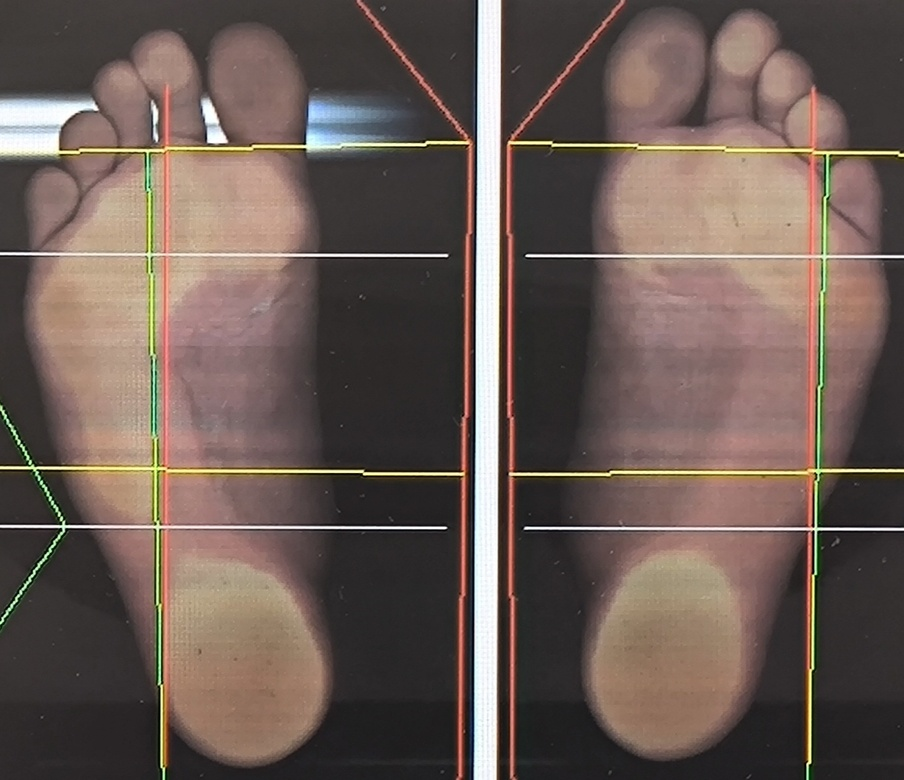
#> input picture 1752497179693.jpg, 904 x 780 px, shrunk from 1219 x 1052 before the run
$ python main.py
#> lines starting #> are read from the running program, lines starting #| are printed output that depends on the picture; after the words box and inside, x2 and y2 are one past the last pixel; in counts of white or black regions, pixels touching at a corner belong together
import cv2
import numpy as np

# Загрузка изображения
image = cv2.imread('1752497179693.jpg')
#> image is the input picture: shape (780, 904, 3); mean B, G, R 84.7, 91.7, 107.2
gray = cv2.cvtColor(image, cv2.COLOR_BGR2GRAY)
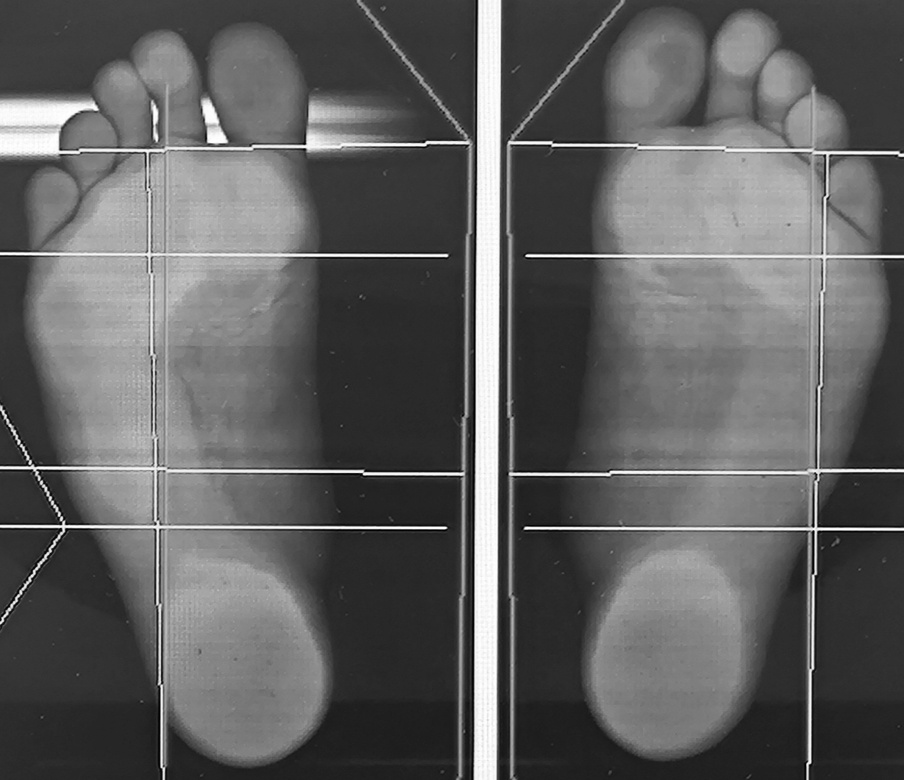
#> gray: shape (780, 904); min 0, max 255, mean 95.5

# Улучшение контраста
clahe = cv2.createCLAHE(clipLimit=2.0, tileGridSize=(8, 8))
gray = clahe.apply(gray)
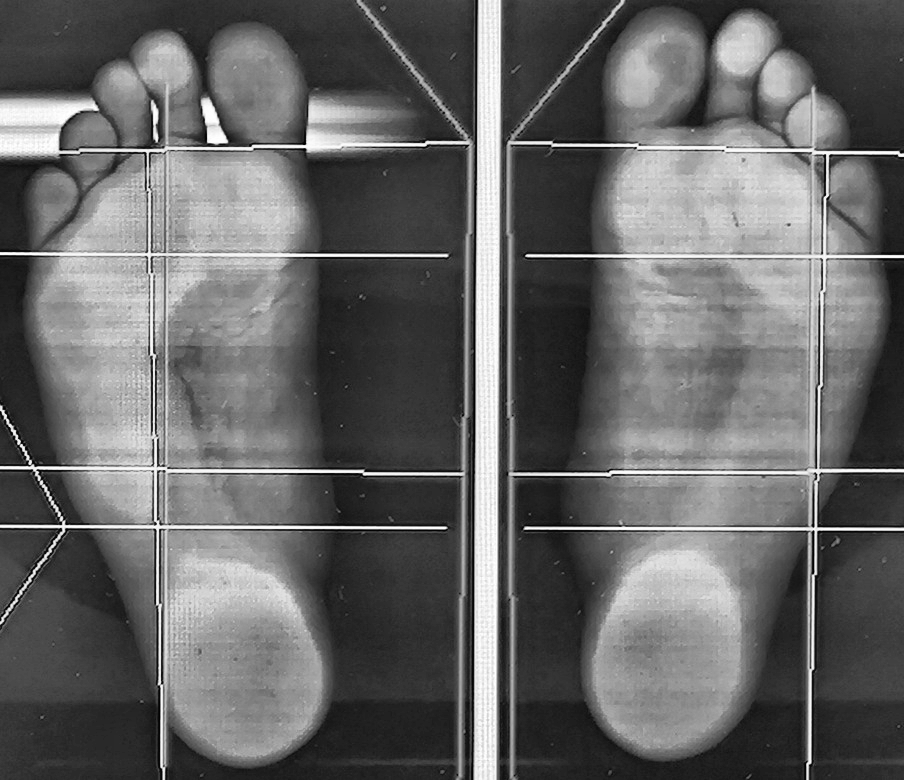
#> gray: shape (780, 904); min 1, max 255, mean 102.2

# Бинаризация
_, binary = cv2.threshold(gray, 0, 255, cv2.THRESH_BINARY_INV + cv2.THRESH_OTSU)
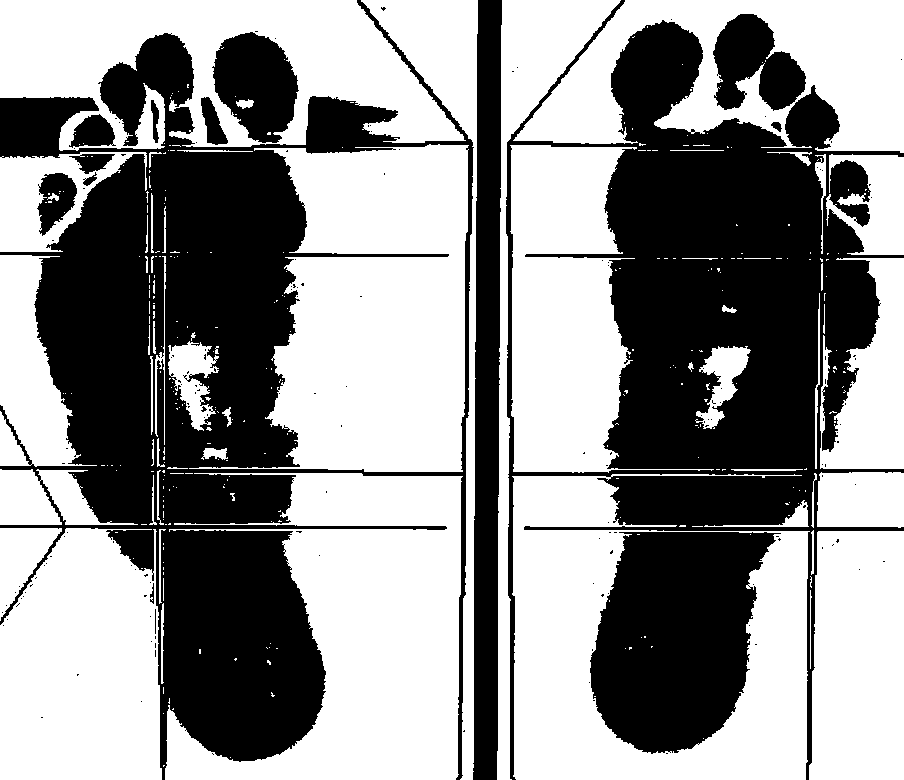
#> binary: shape (780, 904); 56.8% white; 161 black regions (146 under 20 px), largest, box (x1, y1, x2, y2) and area: (0, 0, 474, 780) 134536, (506, 0, 904, 780) 104112, (590, 532, 781, 754) 30401

# Удаление шума
binary = cv2.medianBlur(binary, 5)
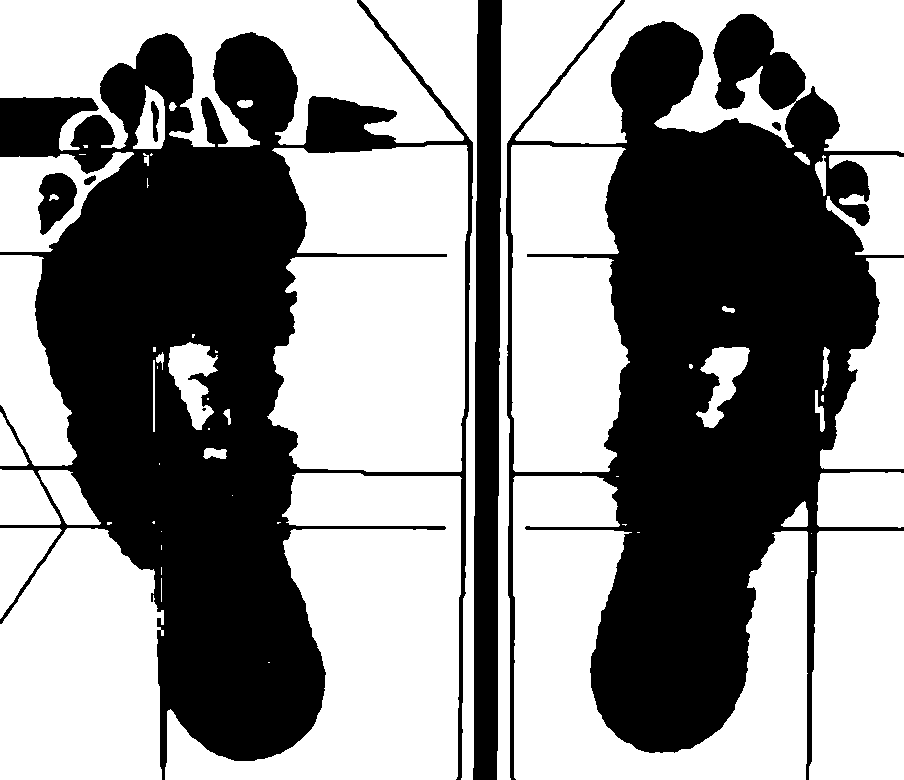
#> binary: shape (780, 904); 56% white; 8 black regions (1 under 20 px)


# Нахождение контуров
contours, _ = cv2.findContours(binary, cv2.RETR_EXTERNAL, cv2.CHAIN_APPROX_SIMPLE)
#> contours = 62 contours, 27 with area under 20; largest, box (x1, y1, x2, y2) and area: (267, 145, 468, 472) 55375, (165, 473, 462, 780) 50624, (513, 476, 808, 780) 46810, (515, 0, 904, 153) 36432, (0, 0, 464, 151) 35990
max_contour = max(contours, key=cv2.contourArea)
#> max_contour = contour of 267 points, box (x1, y1, x2, y2) (267, 145, 468, 472), area 55375

# Получение описанного прямоугольника вокруг стопы
x, y, w, h = cv2.boundingRect(max_contour)
#> x = 267; y = 145; w = 201; h = 327
cv2.rectangle(image, (x, y), (x + w, y + h), (0, 255, 0), 2)
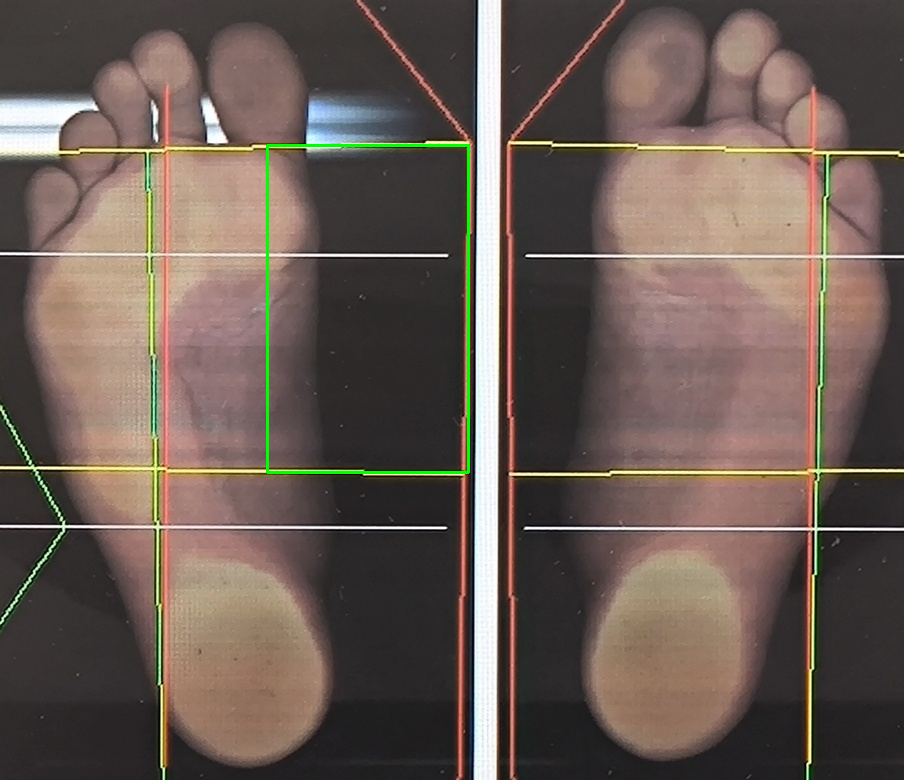
#> image: shape (780, 904, 3); 0.45% of pixels changed, all inside (x1, y1, x2, y2) = (266, 144, 470, 474)

cv2.imshow("Binary image", image)

cv2.waitKey(0)
cv2.destroyAllWindows()

# cv2.imshow('Detected Points', image)
# cv2.waitKey(0)
# cv2.destroyAllWindows()

$ run again, with 1752497179692.jpg copied over 1752497179693.jpg
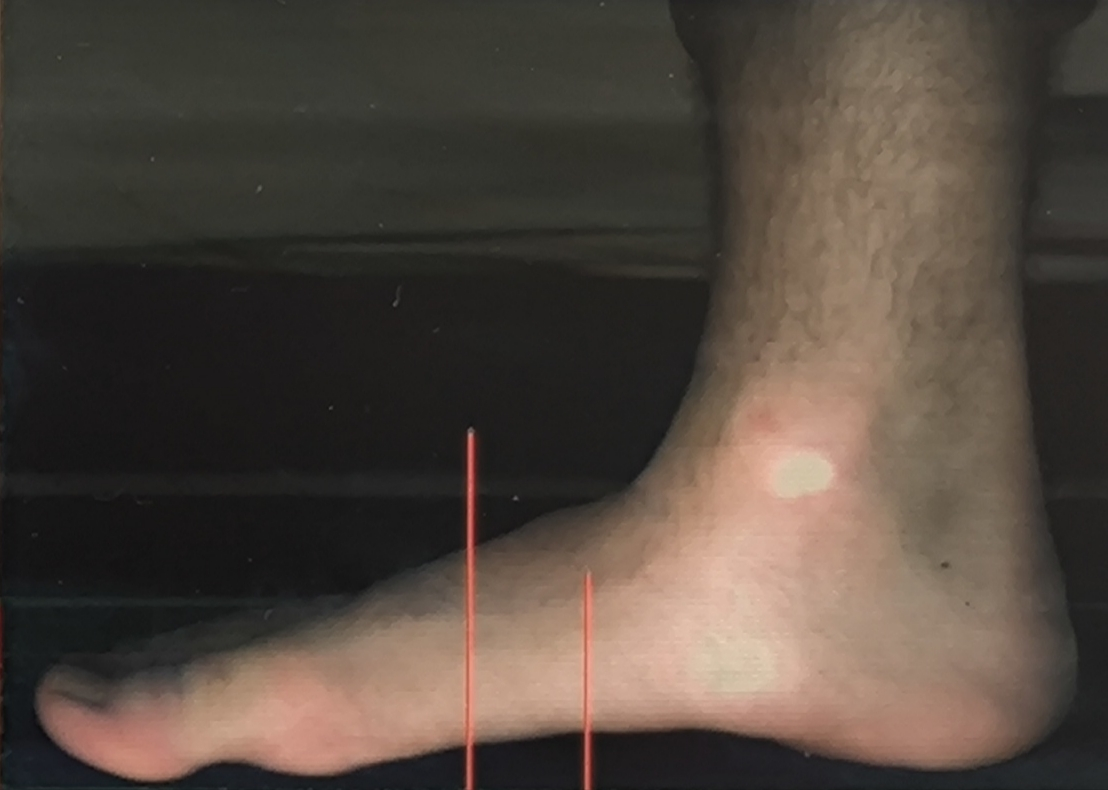
#> input picture 1752497179692.jpg, 1108 x 790 px
#> image is the input picture: shape (790, 1108, 3); mean B, G, R 62.3, 70.9, 81.5
#> `binary = cv2.medianBlur(binary, 5)`:
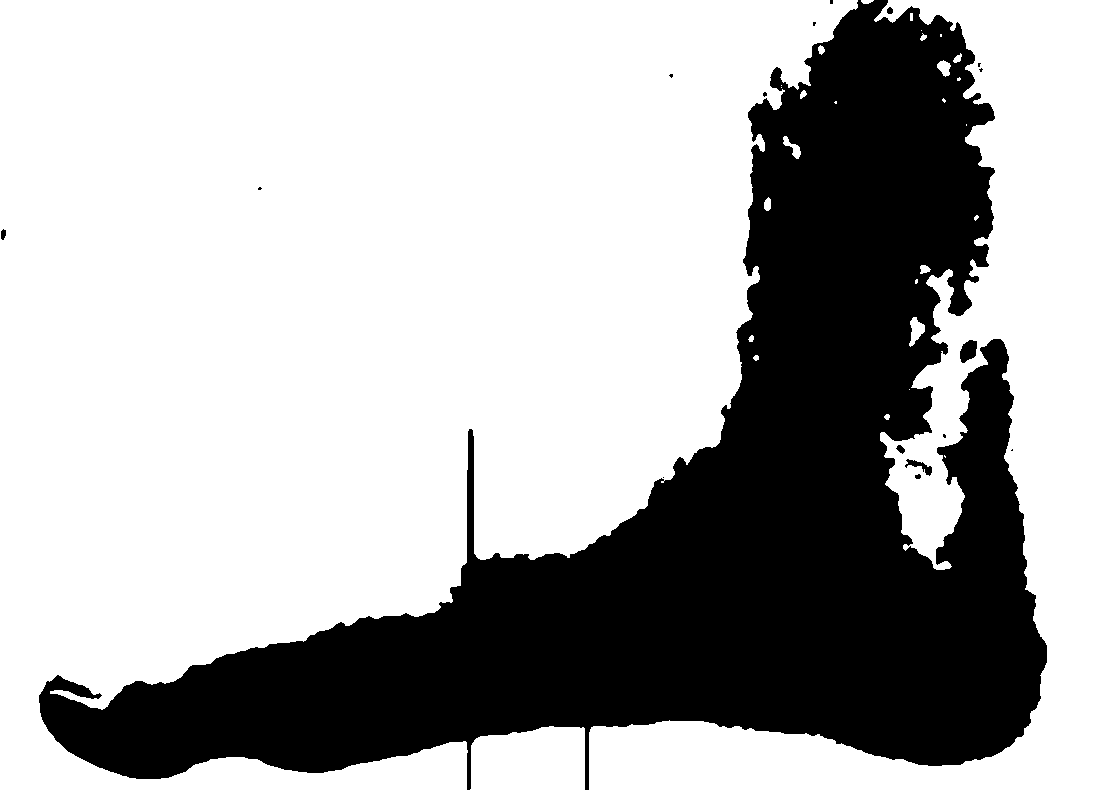
#> binary: shape (790, 1108); 68.2% white; 17 black regions (10 under 20 px)
#> contours = 29 contours, 15 with area under 20; largest, box (x1, y1, x2, y2) and area: (0, 0, 858, 790) 468930, (589, 0, 1108, 790) 116279, (470, 726, 585, 790) 6523, (909, 317, 925, 347) 232, (783, 136, 801, 159) 131
#> max_contour = contour of 1088 points, box (x1, y1, x2, y2) (0, 0, 858, 790), area 468930
#> x = 0; w = 858; h = 790
#> `cv2.rectangle(image, (x, y), (x + w, y + h), (0, 255, 0), 2)`:
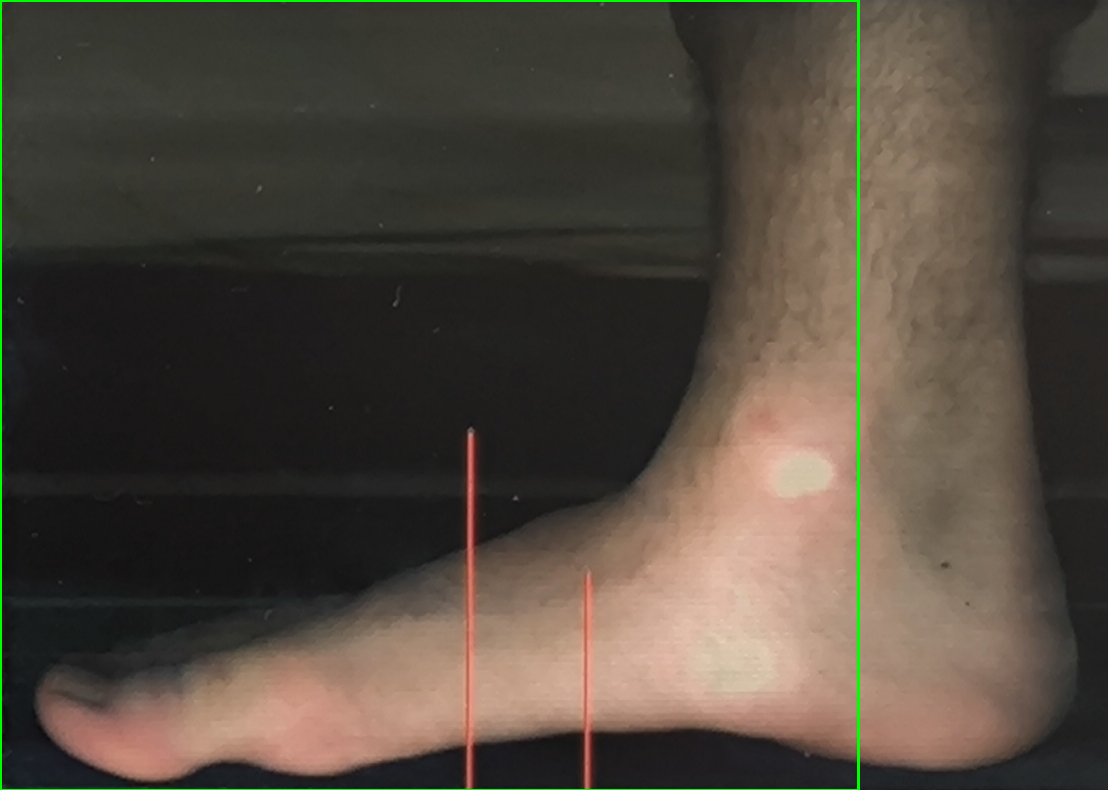
#> image: shape (790, 1108, 3); 0.74% of pixels changed, all inside (x1, y1, x2, y2) = (0, 0, 860, 790)

$ run again, with 1752497179695.jpg copied over 1752497179693.jpg
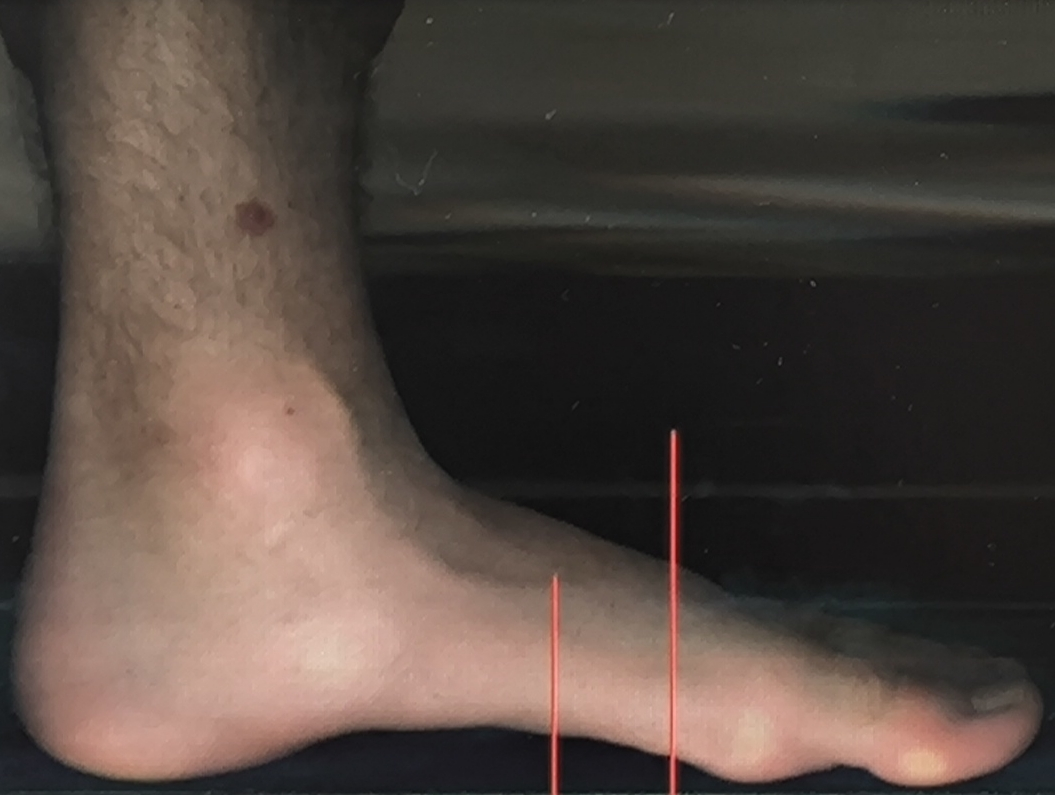
#> input picture 1752497179695.jpg, 1055 x 795 px
#> image is the input picture: shape (795, 1055, 3); mean B, G, R 64, 70.7, 82.5
#> `binary = cv2.medianBlur(binary, 5)`:
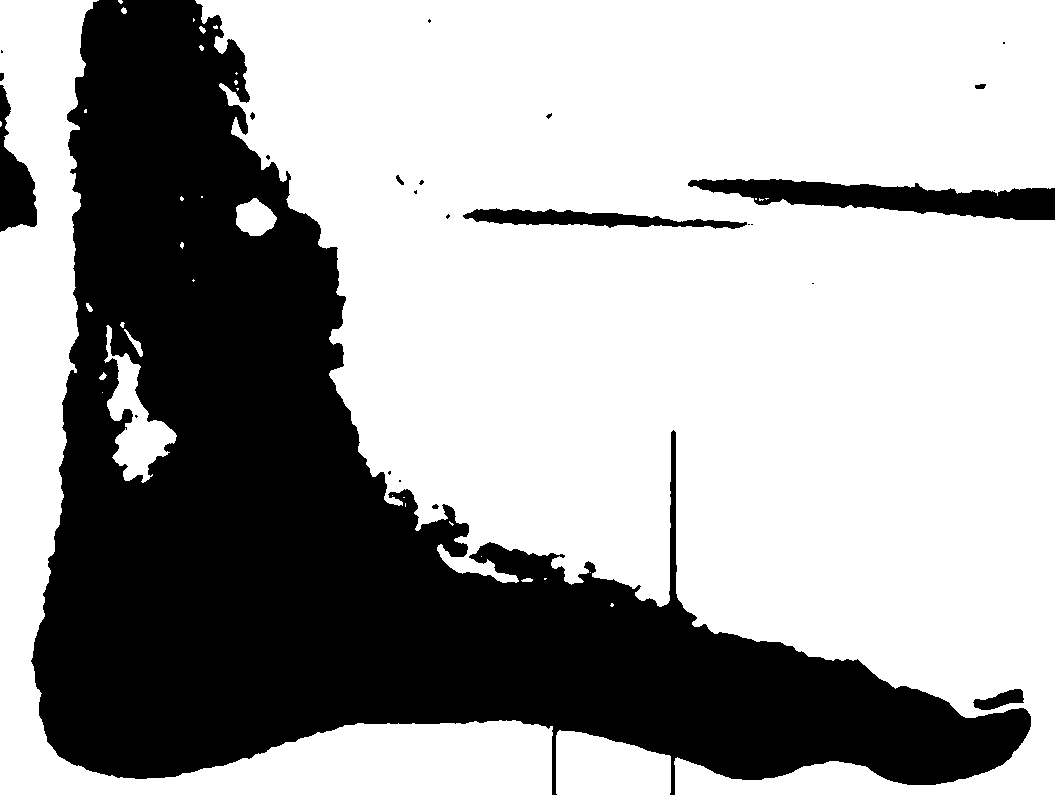
#> binary: shape (795, 1055); 64.3% white; 25 black regions (15 under 20 px)
#> contours = 37 contours, 26 with area under 20; largest, box (x1, y1, x2, y2) and area: (195, 0, 1055, 795) 456261, (0, 0, 553, 795) 70930, (556, 730, 671, 795) 6016, (104, 325, 177, 483) 3933, (236, 198, 277, 236) 1032
#> max_contour = contour of 1555 points, box (x1, y1, x2, y2) (195, 0, 1055, 795), area 456261
#> x = 195; y = 0; w = 860; h = 795
#> `cv2.rectangle(image, (x, y), (x + w, y + h), (0, 255, 0), 2)`:
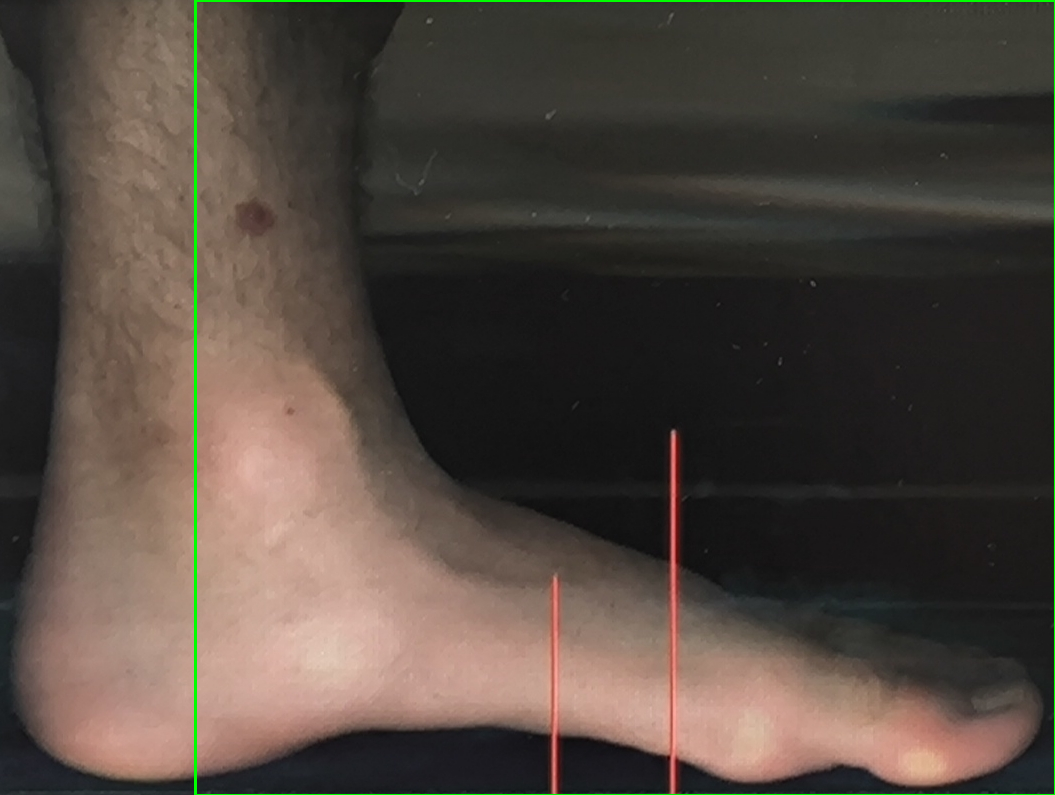
#> image: shape (795, 1055, 3); 0.69% of pixels changed, all inside (x1, y1, x2, y2) = (194, 0, 1055, 795)
